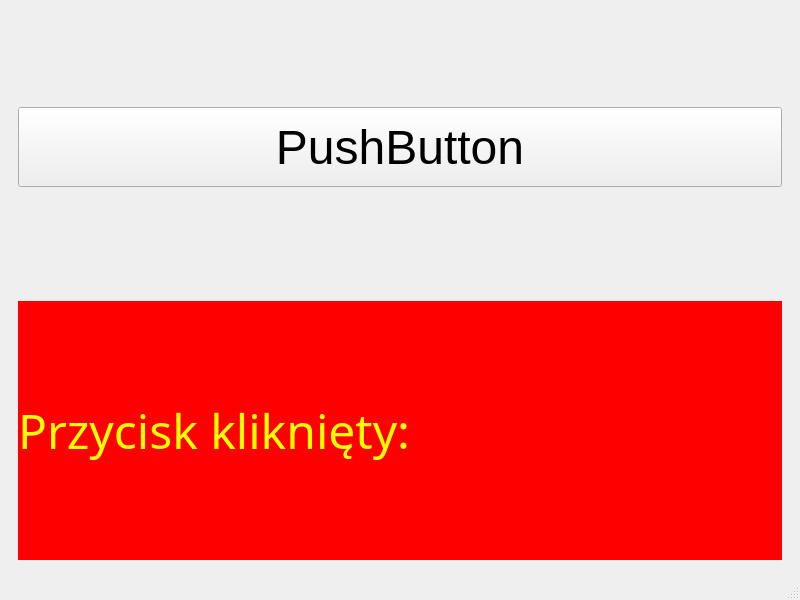
<?xml version="1.0" encoding="UTF-8"?>
<ui version="4.0">
 <class>MainWindow</class>
 <widget class="QMainWindow" name="MainWindow">
  <property name="geometry">
   <rect>
    <x>0</x>
    <y>0</y>
    <width>800</width>
    <height>600</height>
   </rect>
  </property>
  <property name="windowTitle">
   <string>MainWindow</string>
  </property>
  <property name="styleSheet">
   <string notr="true">#testowyTekst{
background:red;
color: yellow;
}</string>
  </property>
  <widget class="QWidget" name="centralwidget">
   <layout class="QVBoxLayout" name="verticalLayout">
    <item>
     <widget class="QWidget" name="widget" native="true">
      <layout class="QHBoxLayout" name="horizontalLayout_2">
       <item>
        <widget class="QPushButton" name="pushButton">
         <property name="minimumSize">
          <size>
           <width>0</width>
           <height>80</height>
          </size>
         </property>
         <property name="font">
          <font>
           <pointsize>36</pointsize>
          </font>
         </property>
         <property name="text">
          <string>PushButton</string>
         </property>
         <property name="checkable">
          <bool>false</bool>
         </property>
         <property name="default">
          <bool>false</bool>
         </property>
        </widget>
       </item>
      </layout>
     </widget>
    </item>
    <item>
     <widget class="QWidget" name="widget_2" native="true">
      <layout class="QHBoxLayout" name="horizontalLayout">
       <item>
        <widget class="QLabel" name="testowyTekst">
         <property name="font">
          <font>
           <family>Niagara Engraved</family>
           <pointsize>36</pointsize>
          </font>
         </property>
         <property name="text">
          <string>Przycisk kliknięty: </string>
         </property>
        </widget>
       </item>
      </layout>
     </widget>
    </item>
   </layout>
  </widget>
  <widget class="QMenuBar" name="menubar">
   <property name="geometry">
    <rect>
     <x>0</x>
     <y>0</y>
     <width>800</width>
     <height>21</height>
    </rect>
   </property>
  </widget>
  <widget class="QStatusBar" name="statusbar"/>
 </widget>
 <resources/>
 <connections/>
</ui>
